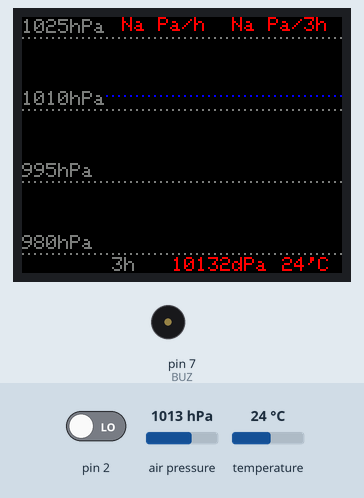
Recording of a sketch running on a simulated Arduino Uno, built with avr-gcc and run on an emulated ATmega328P. Shown: 160×128 colour display, buzzer (waves = sounding, pin HIGH). The inputs (shaded band) are chosen by the test bench; at power-on: temperature 24 °C, pin 2 LOW, air pressure 1013 hPa. Storage starts empty.

Above: at 1.6 s.
1.7 s: temperature set to 12 °C
At 2.5 s:
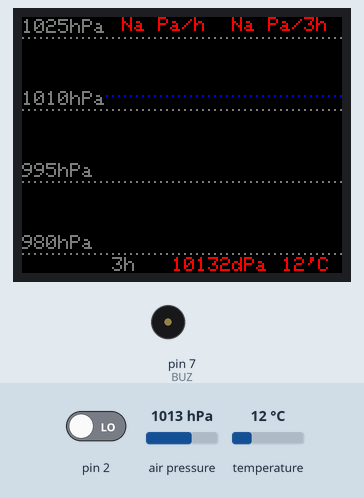
3.5 s: pin 2 driven HIGH
5.0 s: temperature set to 19 °C
6.5 s: temperature set to 28 °C
At 7.5 s:
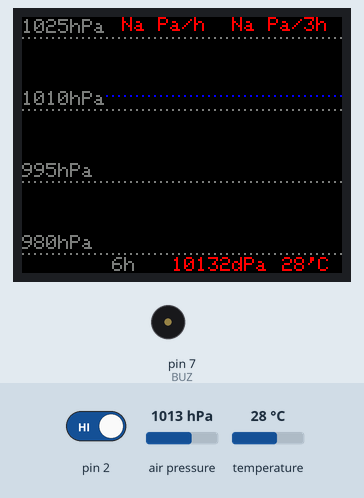
Timing chart, 0 to 9.5 s (numbered marks = the images above; inputs shaded):
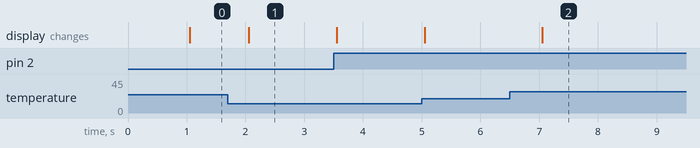

Measured:
- after the input at 1.7 s, the display: changes after 0.35 s (image 1)
- after the input at 6.5 s, the display: changes after 0.55 s (image 2)

The sketch:

barograph.ino
```cpp
// (licence header left out)
#include <Adafruit_BMP085.h>


#include <Wire.h>
#include <SPI.h>
#include <SD.h>
#include <TFT.h>// Arduino LCD library

//Taille d'un enregistrement en octet
#define SIZEOFRECORD 4


 // pin definition for the Uno
#define tft_cs 10
#define sd_cs 4
#define dc   9
#define rst  8
#define BUZ 7

#define FREQBUZ 2500

#define PREF_PRESSURE_MIN 98000
#define PREF_PRESSURE_MAX 102500
#define NORM_PRESSURE 101325

//Nbre de pixel de l'écran
#define W_SCR 160
#define H_SCR 128

//Hauteur des caractère en pixel
#define HEIGHT_CHAR 7

#define SENSOR_ALTITUDE_IN_M 2

const char* HISTOFILENAME = "H";

//Ecran
TFT TFTscreen = TFT(tft_cs, dc, rst);

//Capteur de pression et de temperature
Adafruit_BMP085 bmp;

unsigned long lastMeasurementTime = 0;
unsigned long lastRefreshDisplay = 0;
byte heightsToDisplay[W_SCR];

//Tendance de la pression sur 1 et 3 heures
int32_t pressure = 0;
int32_t min_pressure = PREF_PRESSURE_MIN;
int32_t max_pressure = PREF_PRESSURE_MAX;
byte norm_pressure_i = 0;

//Liste des échelles en nombre de seconde par pixel horizontal
const char scales[] PROGMEM = {3, 6, 12, 24, 48, 72, 96, 120}; //Correspond à la visualisation de 3H, 6H, 12H, 24H, 48H, 72H}
volatile byte iscale = 0;

unsigned long lastAlarm = 0;
volatile bool isAlarmOn = false;
volatile bool isAlarmAck = false;

volatile unsigned long lastButtonAction = 0;
volatile boolean isScaleChanged = false;

int32_t readPressure(File& historicFile){
  int32_t pressure;
  byte* tabBytePressure = (byte*)(&pressure);
  for(int j = 0; j < 4; j++)
      tabBytePressure[j] = historicFile.read();

    return pressure;
}

void drawHDotLine(byte j, byte r, byte g, byte b){
  TFTscreen.stroke(r, g, b);
  for(int i = 0; i < W_SCR; i++){
    if(i%3 == 0){
      TFTscreen.point(i, j);
    }
  }
}

void displayTemperature(int temperature){
  TFTscreen.stroke(0,0,0);

  for(int k = 130; k < 155; k++){
    TFTscreen.line(k, 120, k, 120 + HEIGHT_CHAR);
  }

  String myString = String(temperature) + String(F("'C"));
  char tempStr[6];
  myString.toCharArray(tempStr, 6);
  TFTscreen.stroke(255,0,0);
  TFTscreen.text(tempStr, 130, 120);
}

void displayPressure(int32_t pressureval, byte res, byte x, byte y, byte r, byte g, byte b){
  TFTscreen.stroke(0,0,0);
  byte lgth;
  if(res == 0 || res == 1){
    lgth = 48;
  }
  else if(res == 2){
    lgth = 42;
  }
  else{
    lgth = 48;
    res = 0;
  }

  for(int k = x; k < x + lgth; k++){
    TFTscreen.line(k, y, k, y + HEIGHT_CHAR);
  }

  int32_t resAbs = 1;
  for(int i = 0; i < res; i++){
    resAbs = resAbs * 10;
  }

  pressureval = (int32_t)(pressureval + resAbs/2)/resAbs;
  String myString = String(pressureval);


  String unit = String(F("Pa"));;
  if(res == 1){
    unit = String(F("dPa"));
  }
  else if(res == 2){
    unit = String(F("hPa"));
  }

  //myString += String(unit);
  myString += unit;
  char pressureStr[10];
  myString.toCharArray(pressureStr, 10);
  TFTscreen.stroke(r,g,b);
  TFTscreen.text(pressureStr, x, y);
}

void displayEmptyGraph(){
  {
    byte norm_pressure_i_temp = (byte)(((long)NORM_PRESSURE - (long)min_pressure) * (long)(H_SCR - 10 - 10) /((long)max_pressure - (long)min_pressure));
    norm_pressure_i_temp = H_SCR - 10 - 10 - norm_pressure_i_temp;
    if(norm_pressure_i_temp != norm_pressure_i){
      drawHDotLine(10 + norm_pressure_i, 0, 0, 0);
      norm_pressure_i = norm_pressure_i_temp;
    }
    drawHDotLine(10 + norm_pressure_i, 0, 0, 255);
  }

  for(int i = 0; i < 4; i++){
    drawHDotLine(10 + i * 36, 127, 127, 127);
    displayPressure(max_pressure - i * (max_pressure - min_pressure)/(long)3, 2, 0, 1 + i * 36, 127, 127, 127);
  }
}

void updateDataToDisplay(){

  displayEmptyGraph();
  //Nombre de seconde entre 2 mesures à afficher
  byte scale = (byte)pgm_read_word_near(scales + iscale);

  File historicFile = SD.open(HISTOFILENAME, FILE_WRITE);
  if(!historicFile){
    return;
  }

  uint32_t fileSize = historicFile.size();
  long pos = (long)fileSize - (long)scale * (long)3600 * (long)SIZEOFRECORD;
  long increment = ((long)scale * (long)3600 + (long)W_SCR/(long)2) / (long)W_SCR;
  increment = increment * (long)SIZEOFRECORD;

  int i = 0;
  int32_t temp_min_pressure = PREF_PRESSURE_MIN;
  int32_t temp_max_pressure = PREF_PRESSURE_MAX;

  while(i < W_SCR && pos < (long)fileSize){
    //Si il y a de l'historique
    if(pos >= 0){
      historicFile.seek(pos);

      long pressureValue = readPressure(historicFile);

      if(temp_min_pressure > pressureValue){
        temp_min_pressure = pressureValue;
      }
      if(temp_max_pressure < pressureValue){
        temp_max_pressure = pressureValue;
      }

      TFTscreen.stroke(0,0,0);
      TFTscreen.point(i, H_SCR-heightsToDisplay[i]);

      heightsToDisplay[i] = map(pressureValue, min_pressure, max_pressure, 10, H_SCR - 10);

      TFTscreen.stroke(0,255,0);
      TFTscreen.point(i, H_SCR-heightsToDisplay[i]);

      i++;
    }
    //Autrement
    else{
      if(heightsToDisplay[i] != 0){
        TFTscreen.stroke(0,0,0);
        TFTscreen.point(i, H_SCR - heightsToDisplay[i]);
      }

      heightsToDisplay[i++] = 0;
    }
    pos += increment;
  }
  historicFile.close();

  //Les nouvelles valeurs maximum seront prises en compte lors du prochain rafraichissement.
  max_pressure = temp_max_pressure;
  min_pressure = temp_min_pressure;
}


void buttonActionPerformed(){
  //Avant d'executer l'action du bouton, on filtre les rebonds
  if(millis() - lastButtonAction > 300){
    lastButtonAction = millis();
    if(isAlarmOn && !isAlarmAck){
      noTone(BUZ);
      isAlarmOn = false;
      isAlarmAck = true;
    }
    else{
      iscale++;
      if(iscale == 8){
        iscale = 0;
      }

      isScaleChanged = true;
    }
  }
}

void displayText(String msg, int pxlg, int i, int j, byte r, byte g, byte b){
  TFTscreen.stroke(0,0,0);
  for(int k = i; k < i + pxlg; k++){
    TFTscreen.line(k, j, k, j + HEIGHT_CHAR);
  }

  TFTscreen.stroke(r,g,b);

  char txtmsg[11];
  msg.toCharArray(txtmsg, 11);

  TFTscreen.text(txtmsg, i, j);
}

void displayDisplayedPeriod(){
  byte period = (byte)pgm_read_word_near(scales + iscale);
  String periodTxt = String(period);
  periodTxt += F("h");
  displayText(periodTxt, 24, 45, 120, 127, 127, 127);
}

void updatePressure(){
  //Mise à jour de la pression
  long pressureTemp = bmp.readSealevelPressure((float)SENSOR_ALTITUDE_IN_M);
  long var;
  if(pressureTemp > pressure){
    var = pressureTemp - pressure;
  }
  else{
    var = pressure - pressureTemp;
  }

  //Cela permet de limiter du bruit observé lors du fonctionnement
  if(var < (long)20){
    pressure = pressureTemp;
  }

  displayPressure(pressure, 1, 75, 120, 255, 0, 0);
}

void updateTemperature(){
  int temperature = (int)(bmp.readTemperature() + (float)0.5);
  displayTemperature(temperature);
}

void appendPressureInHistoric(){
  File historicFile = SD.open(HISTOFILENAME, FILE_WRITE);
  if(!historicFile){
    return;
  }

  historicFile.write((byte*)(&pressure), 4);
  historicFile.close();
}


void setup () {
  // make sure that the default chip select pin is set to
  // output, even if you don't use it:
  pinMode(10, OUTPUT);

  //Serial.begin(9600);

  if(!SD.begin(sd_cs)){
    //Serial.println("Erreur 1");
    return;
  }

  if(!SD.exists(HISTOFILENAME)){
    File historicFile = SD.open(HISTOFILENAME, FILE_WRITE);
    historicFile.close();
  }


  bmp.begin(BMP085_STANDARD);
  // initialize the display
  TFTscreen.begin();
  pinMode(BUZ, OUTPUT);

  pressure = bmp.readSealevelPressure((float)SENSOR_ALTITUDE_IN_M);

  // clear the screen with a pretty color
  TFTscreen.background(0,0,0);
  updateDataToDisplay();
  displayDisplayedPeriod();

  //Bouton géré par interruption
  attachInterrupt(0, buttonActionPerformed, RISING);
}

void computePressureTrend(){
  File historicFile = SD.open(HISTOFILENAME, FILE_WRITE);
  if(!historicFile){
    //Serial.println("1");
    return;
  }

  long fileSize = historicFile.size();
  long pos = fileSize - (long)10800* (long)SIZEOFRECORD;
  long pressure3HValue = -1;
  if(pos >= 0){
    historicFile.seek(pos);
    pressure3HValue = readPressure(historicFile);
  }

  pos = fileSize - (long)3600 * (long)SIZEOFRECORD;
  long pressure1HValue = -1;
  if(pos >= 0){
    historicFile.seek(pos);
    pressure1HValue = readPressure(historicFile);
  }

  historicFile.close();

  String oneHTrendStr = F("Na Pa/h");
  int oneHourTrend = 0;
  if(pressure1HValue != -1){
    oneHourTrend = (int)(pressure - pressure1HValue);
    oneHTrendStr = String(oneHourTrend);
    oneHTrendStr += String(F("Pa/h"));
  }
  displayText(oneHTrendStr, 54, 50, 0, 255, 0, 0);

  String threeHTrendStr = F("Na Pa/3h");
  if(pressure3HValue != -1){
    int threeHourTrend = (int)(pressure - pressure3HValue);
    threeHTrendStr = String(threeHourTrend);
    threeHTrendStr += String(F("Pa/3h"));
  }
  displayText(threeHTrendStr, 54, 105, 0, 255, 0, 0);

  unsigned long gaplastAlarm = millis() - lastAlarm;

  //Si la tendante sur 1 heure est inférieur à -140, et que  l'alarme n'est pas déjà on et qu'une alarme n'a pas déjà été déclanché dans les 3h
  if((oneHourTrend < (int)-140 || oneHourTrend > 140) && !isAlarmOn && gaplastAlarm > (unsigned long)10800000){
    //On déclenche l'alarme
    tone(BUZ, FREQBUZ);
    isAlarmOn = true;
    lastAlarm = millis();

    //On précise que l'alarme n'a pas été acquittée.
    isAlarmAck = false;
  }
}


void loop () {

  unsigned long gap = millis() - lastMeasurementTime;
  //Mise à jour de la pression chaque seconde
  if(gap >= 1000){
    lastMeasurementTime += gap;

    updatePressure();
    updateTemperature();
    computePressureTrend();
    appendPressureInHistoric();
  }

  //Mise à jour du graphe chaque minute
  gap = millis() - lastRefreshDisplay;
  if(gap > 60000){
    lastRefreshDisplay += gap;
    updateDataToDisplay();
  }

  //Si un changement d'échelle a eu lieu, on fait le rafraichissement de l'écran
  //Dans le thread principal (si on peut parler de thread ...)
  if(isScaleChanged){
    isScaleChanged = false;
    updateDataToDisplay();
    displayDisplayedPeriod();
  }
}
```
